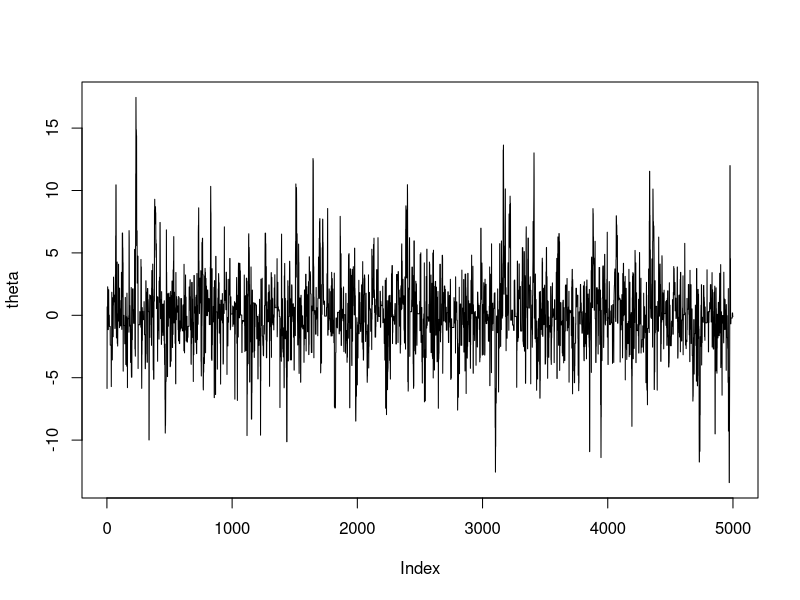
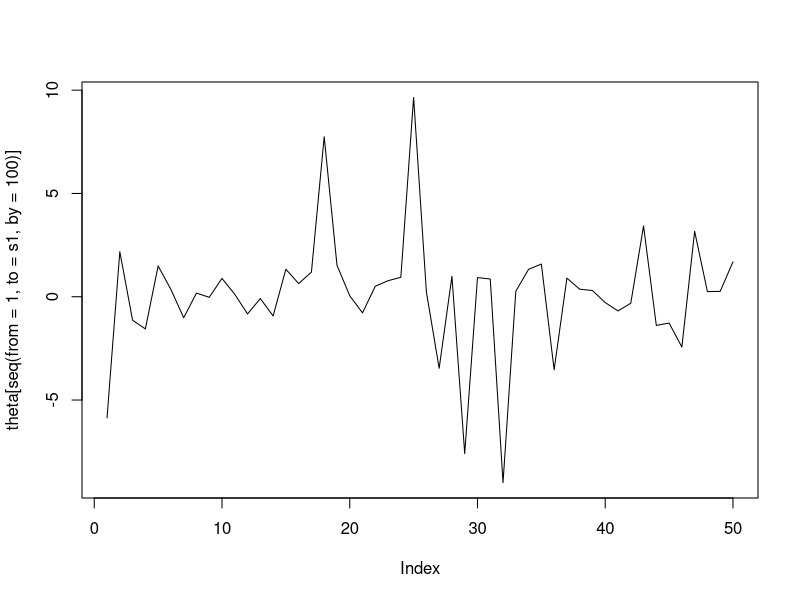
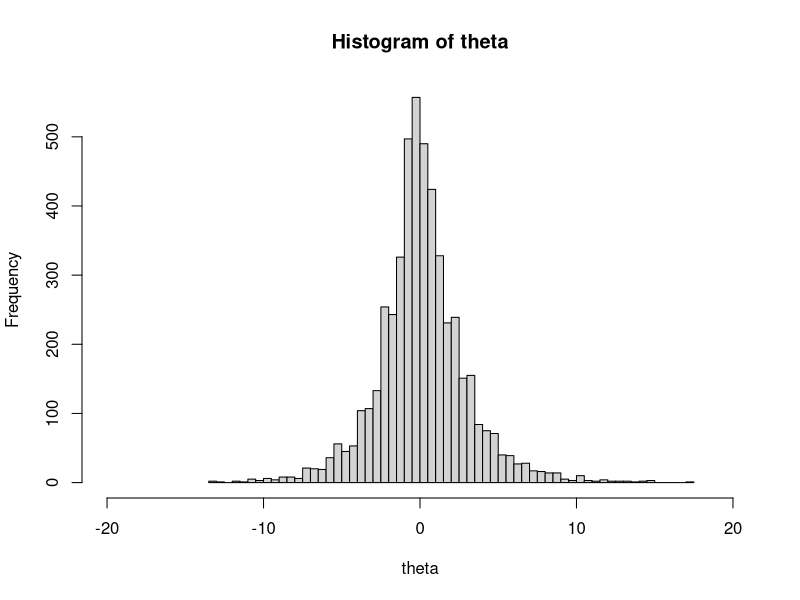
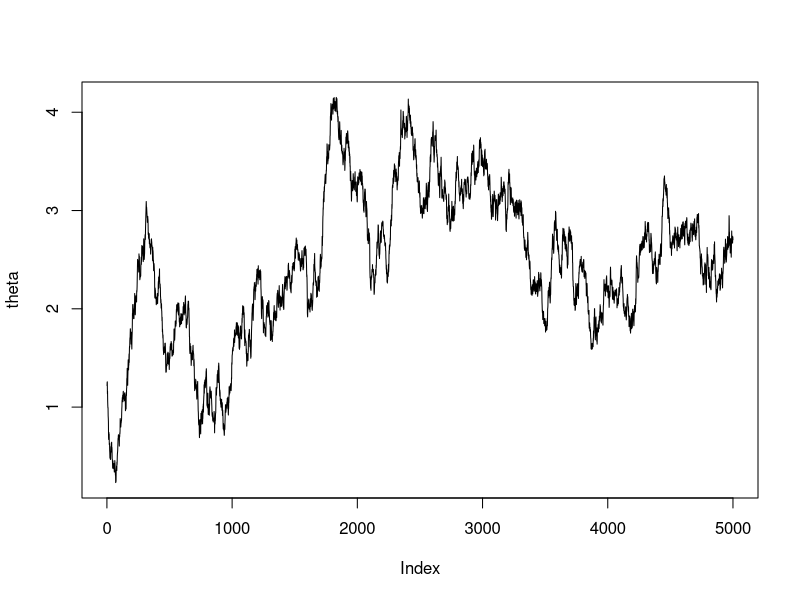
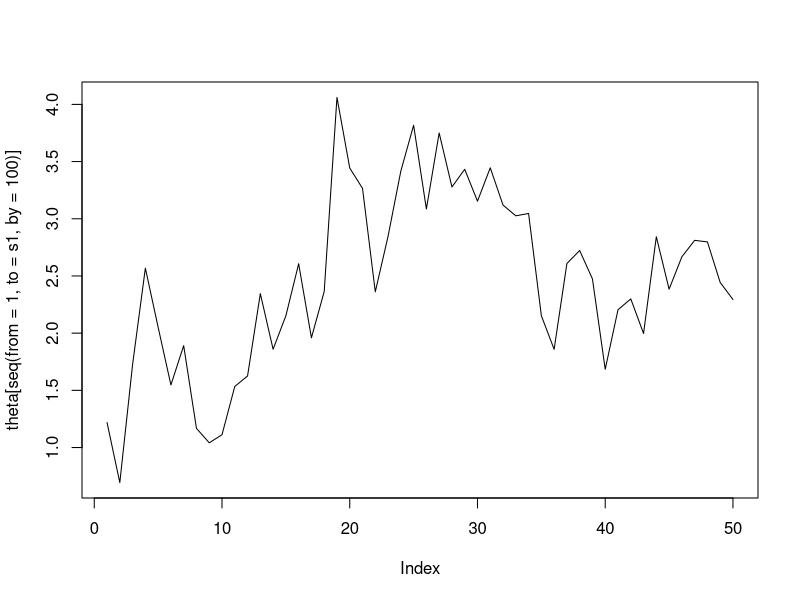
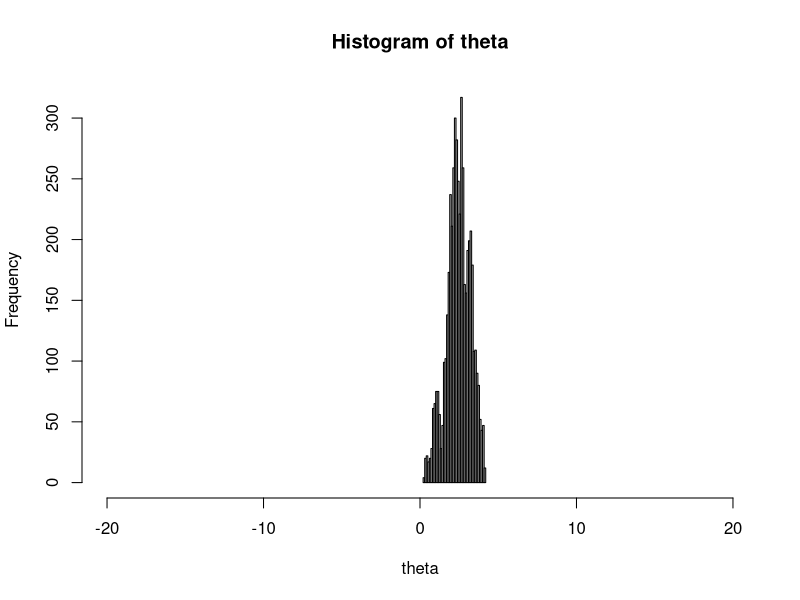

The R source for these figures, in order:
# Priklad 3
# https://is.muni.cz/auth/el/econ/podzim2025/MPE_BAAN/um/podklady_ke_cvicenim/cviceni_06/BAAN_2025_Cviceni_06.pdf?predmet=1695283 
# Clear variables and console
 rm(list = ls())
 cat("\014")
 
 # Load packages you'll need for this chapter
 library(tidyverse)

# Nastaveni simulace (RWMH)
 # pocet generovanych vzorkov 
 S <- 10000 + 1 # (velke N) ta 1 je pociatocne pozorovanie, nemusi byt
 # pocet burn-in vzorkov
 s0 <- 5000 + 1
 # ponechame pre dalsiu analyzu
 s1 <- S - s0

 # theta - pre ukladanie vzoriek
 theta <- rep(0, S)

 # pociatocne nastavenie behu
 theta[1] <- 10
 theta |> head(5) 

 # Kandidatska (proposal) hustota
 # N(theta(s-1), c^2)
 c <- 5
 # pocitadlo akceptovanych vzoriek
 count <- 0 

 # Random Walk chain M-H algoritmus ====================================== 
 for (s in 2:S) {
  # a) generujeme kandidata
   theta_ast <- rnorm(1, mean = theta[s-1], sd = c)
  # b) pocitanie akceptacnej pravdepodobnosti
   alpha <- min(1, 
                exp(-1/2*abs(theta_ast))/exp(-1/2*abs(theta[s-1]))
                )
  # c) akceptacia alebo zamietnutie kandidata
   if (alpha > runif(1)){
     theta[s] <- theta_ast
     count <- count + 1
   } else {
     theta[s] <- theta[s-1]
   }
 }
 
 # Prezentace vysledku ==================================================
 # vyhodenie prvych s0 + 1 vyberu (samples)
 theta <- theta[(s0 + 1) : s]
 # graficke zobrazenie konvergencie (trace plot)
 plot(theta, type = "l")
 
 # ked napriklad len kazdy 100.
 plot(theta[seq(from = 1, to = s1, by = 100)], type = "l")

# pocitanie momentov
E_theta <- mean(theta)
D_theta <- mean(theta^2) - E_theta^2

# priemerna miera akceptacie
avg_count <- count/(S-1)

# histogram
hist(theta, 50, xlim = c(-20, 20)) # reprezentacia aposteriorneho Laplaceovho rozdelenia

#################################
# zmenit c na 0.05
# Kandidatska (proposal) hustota
# N(theta(s-1), c^2)
c <- 0.05
# pocitadlo akceptovanych vzoriek
count <- 0 

# Random Walk chain M-H algoritmus ====================================== 
for (s in 2:S) {
  # a) generujeme kandidata
  theta_ast <- rnorm(1, mean = theta[s-1], sd = c)
  # b) pocitanie akceptacnej pravdepodobnosti
  alpha <- min(1, 
               exp(-1/2*abs(theta_ast))/exp(-1/2*abs(theta[s-1]))
  )
  # c) akceptacia alebo zamietnutie kandidata
  if (alpha > runif(1)){
    theta[s] <- theta_ast
    count <- count + 1
  } else {
    theta[s] <- theta[s-1]
  }
}

# Prezentace vysledku ==================================================
# vyhodenie prvych s0 + 1 vyberu (samples)
theta <- theta[(s0 + 1) : s]
# graficke zobrazenie konvergencie (trace plot)
plot(theta, type = "l")

# ked napriklad len kazdy 100.
plot(theta[seq(from = 1, to = s1, by = 100)], type = "l")

# pocitanie momentov
E_theta <- mean(theta)
D_theta <- mean(theta^2) - E_theta^2

# priemerna miera akceptacie
avg_count <- count/(S-1)

# histogram
hist(theta, 50, xlim = c(-20, 20)) # reprezentacia aposteriorneho Laplaceovho rozdelenia

###########
# treba skusit aj c = 100, potom prestreluje rozptyl
